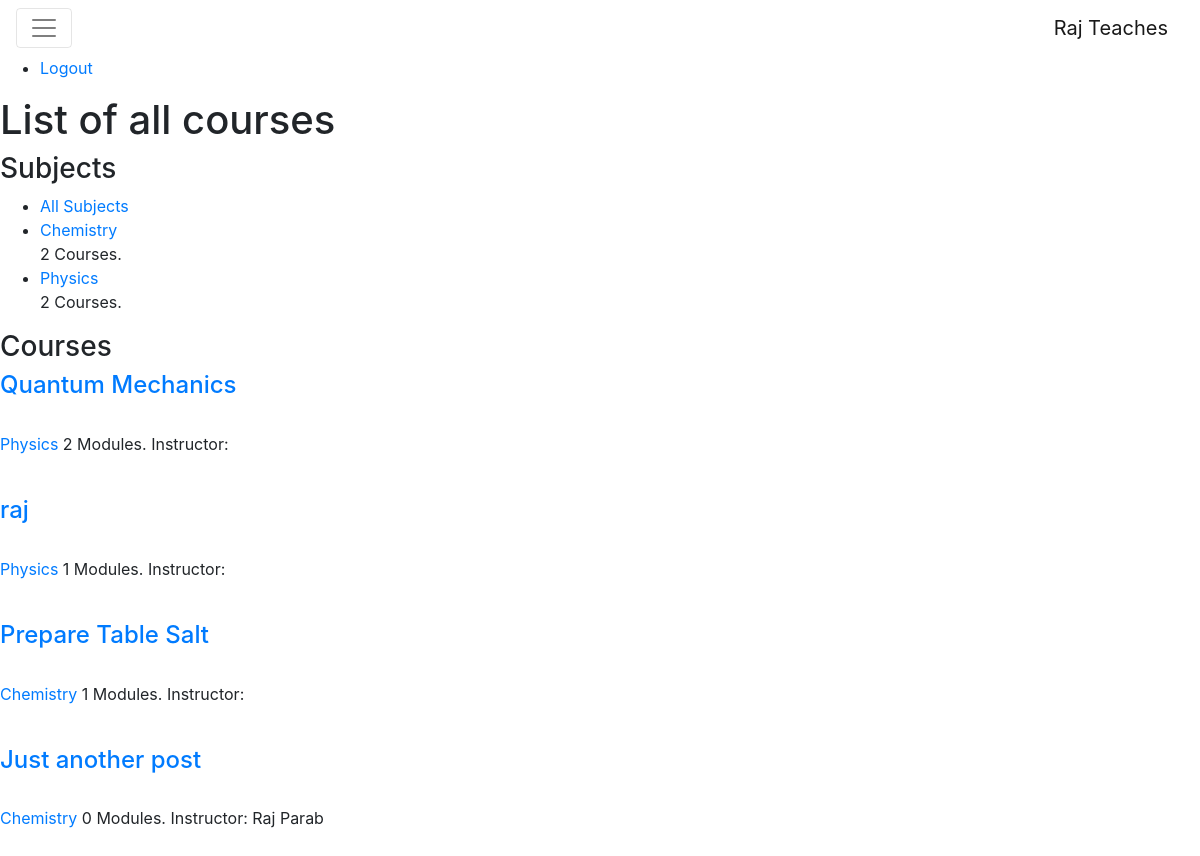
Page /course/ (signed in) on the committed database.
### courses/models.py (models this page shows, shortened)
class Subject(models.Model):
	title=models.CharField(max_length=250)
	slug=models.SlugField(max_length=250,unique=True)
	class Meta:
		ordering=['title']
	def __str__(self):
		return self.title

class Course(models.Model):
	owner=models.ForeignKey(User, related_name='courses_created',on_delete=models.CASCADE)
	subject=models.ForeignKey(Subject,related_name='courses',on_delete=models.CASCADE)
	title=models.CharField(max_length=250)
	slug=models.SlugField(max_length=250,unique=True)
	description=models.TextField(blank=True)
	created_on=models.DateTimeField(auto_now_add=True)
	updated_on=models.DateTimeField(auto_now=True)
	students=models.ManyToManyField(User, related_name='courses_joined',blank=True)
	class Meta:
		ordering=['title','owner','subject']

### courses/views.py (the view)
# urls.py: path('',views.CourseListView.as_view(), name='course_list'),
class CourseListView(TemplateResponseMixin,View):
	model=Course
	template_name='course/list.html'
	def get(self,request,subject=None):
		subjects=Subject.objects.annotate(total_courses=Count('courses'))
		courses=Course.objects.annotate(total_modules=Count('modules'))
		if subject:
			subject=get_object_or_404(Subject,slug=subject)
			courses=courses.filter(subject=subject)
		return self.render_to_response({'subjects':subjects,
										'subject':subject,
										'courses':courses})

### courses/templates/course/list.html (shortened to what this page needs)
{% extends "base.html" %}
{% block content %}
	<h1>
		{% if subject %}
		{{ subjct.title }}
		{% else %}
		List of all courses
		{% endif %}
	</h1>
	<div class="content">
		<h3>Subjects</h3>
		<ul id="modules">
		<li {% if not subject %} class="selected" {% endif %}>
			<a href="{% url 'course_list' %}">All Subjects</a>
		</li>
		{% for s in subjects %}
		<li {% if subject == s %} class="selected" {% endif %}>
			<a href="{% url 'course_list_subject' s.slug %}">{{ s.title }}</a>
		</li>
			{{ s.total_courses }} Courses.
		{% endfor %}
		</ul>
	</div>
<div class="modules">
	<h3> Courses </h3>
	{% for course in courses %}
		{% with subject=course.subject %}
		<h4><a href="{% url 'course_detail' course.slug %}">
		{{ course.title }}</a></h4><br>
		<p>
			<a href="{% url 'course_list_subject' subject.slug %}">{{ subject }}</a>
			{{ course.total_modules }} Modules.
			Instructor: {{ course.owner.get_full_name }}
		</p>
		{% endwith %}<br>
	{% endfor %}
</div>
{% endblock %}

### rows in the picture
Subject: title "Chemistry", total_courses "2"
Subject: title "Physics", total_courses "2"
Course: title "Quantum Mechanics", subject "Physics", total_modules "2"
Course: title "raj", subject "Physics", total_modules "1"
Course: title "Prepare Table Salt", subject "Chemistry", total_modules "1"
Course: title "Just another post", subject "Chemistry", total_modules "0", owner.get_full_name "Raj Parab"
